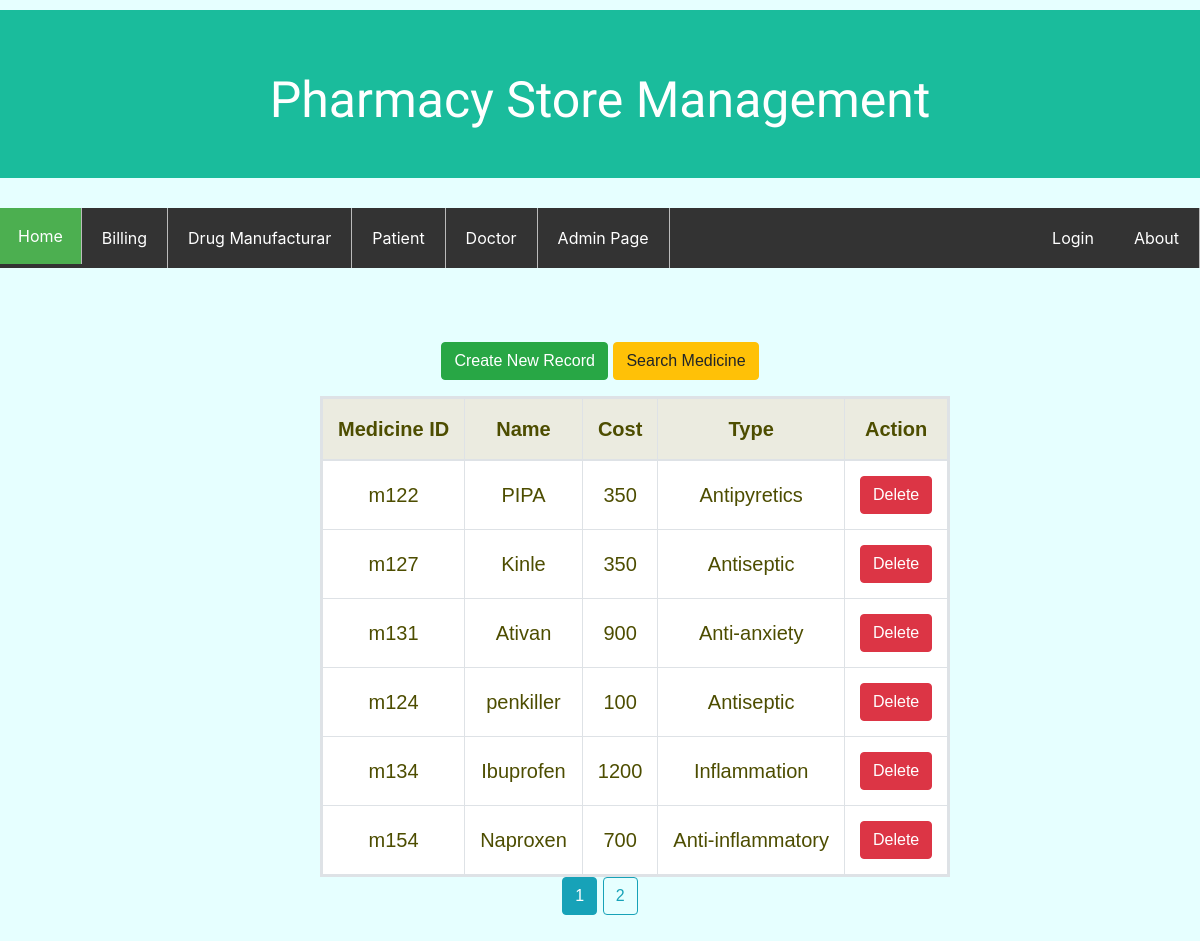
/medicine/, run on the app's committed database.
### blog/models.py (models this page shows, shortened)
class medicines(models.Model) :
	medicine_id = models.CharField(max_length = 20, primary_key= True)
	medicine_name = models.CharField(max_length = 40)
	cost = models.CharField(max_length = 10)
	medicine_type = models.CharField(max_length = 20)
	author = models.ForeignKey(User, on_delete = models.CASCADE)

### blog/views.py (the view)
# urls.py: path('medicine/', PostListView_m.as_view(), name = 'medicine' ),
class PostListView_m(ListView) :
	model = medicines
	template_name = 'blog/medicine.html'
	context_object_name = 'posts_m'
	paginate_by = 6

### blog/templates/blog/medicine.html
{%extends "blog/base.html"%}
{%block content%}
	<a class="btn btn-success mt-5 mb-3" href="{%url 'medicine-view'%}">Create New Record</a>
	<a class="btn btn-warning mt-5 mb-3" href="{% url 'search-medicine'%}">Search Medicine</a>
		<table class="table-bordered" cellpadding="15" style="background-color: white; border-width: 3px; margin-left: 25%">
			<thead style="background-color: #ebebe0">
					<th>Medicine ID</th>
					<th>Name</th>
					<th>Cost</th>
					<th>Type</th>
					<th>Action</th>
			</thead>
			{%for post in posts_m%}
			<tr>
				<td>{{post.medicine_id}}</td>
				<td>{{post.medicine_name}}</td>
				<td>{{post.cost}}</td>
				<td>{{post.medicine_type}}</td>
				<td><a class="btn btn-danger" href="{%url 'medicine-delete' post.medicine_id%}">Delete</a></td>
			</tr>
			{%endfor%}
		</table>
		{% for page in page_obj.paginator.page_range %}
			{% if page_obj.number == page %}
				<a class="btn btn-info mb-3" href=" ?page={{ page }}">{{page}}</a>
			{% elif page > page_obj.number|add:'-3' and page < page_obj.number|add:'3'%}
				<a class="btn btn-outline-info mb-3" href="?page={{page}}">{{page}}</a>
			{% endif %}
		{%endfor%}
{%endblock%}

### blog/templates/blog/base.html (shortened to what this page needs)
{% load static %}
<!DOCTYPE html>
<html>
<head>
    <link rel="stylesheet" href="https://maxcdn.bootstrapcdn.com/bootstrap/4.0.0/css/bootstrap.min.css">
	<link rel="stylesheet" type="text/css" href="{% static 'blog/main.css' %}">
</head>
<body>
	<div class="header">
		<h1>Pharmacy Store Management</h1>
	</div>
	<ul>
	  <li><a class="active" href="{% url 'blog-homepage' %}">Home</a></li>
	  <li><a class="navbar" href="{% url 'bill' %}">Billing</a></li>
	  <li><a class="navbar" href="{% url 'company' %}">Drug Manufacturar</a></li>
	  <li><a class="navbar" href="{% url 'patient' %}">Patient</a></li>
	  <li><a class="navbar" href="{% url 'blog-home' %}">Doctor</a></li>
	  <li><a class="navbar" href="{% url 'employee' %}">Admin Page</a></li>
	  <li style="float:right"><a class= "navbar" href="{% url 'about-us' %}">About</a></li>
	  {%if user.is_authenticated %}
	  	<li style="float: right"><a class="navbar" href="{% url 'logout' %}">Logout ({{ user }})</a>
	  {%else%}
	  	<li style="float:right"><a class= "navbar" href="{% url 'login'%}">Login</a></li>
	  {%endif%}
	</ul>
	<div class = "container">
	{% block content %} {% endblock %}
</body>
</html>

### blog/static/blog/main.css (style rules this page uses)
body { background-color: #e6ffff; text-align: center; }
ul { list-style-type: none; margin: 20; margin-top: 30px; padding: 0; overflow: hidden; background-color: #333; }
div.container { padding: 10px; }
h1 { color: #4d4d00; margin-top: 20px; }
div { color: #4d4d00; margin-top: 10px; font-family: arial; font-size: 20px; padding: 0; }
li { float: left; border-right:1px solid #bbb; }
li:last-child { border-right: none; }
.header { padding: 40px; text-align: center; background: #1abc9c; color: white; }
.header h1 { font-size: 50px; font-family: IM Fell DW Pica; color: white; }
li a.navbar { display: block; color: white; text-align: center; padding: 18px 20px; text-decoration: none; }
.active { background-color: #4CAF50; display: block; color: white; text-align: center; padding: 16px 18px; text-decoration: none; }

### data on the page
medicines: medicine_id "m122", medicine_name "PIPA", cost "350", medicine_type "Antipyretics"
medicines: medicine_id "m127", medicine_name "Kinle", cost "350", medicine_type "Antiseptic"
medicines: medicine_id "m131", medicine_name "Ativan", cost "900", medicine_type "Anti-anxiety"
medicines: medicine_id "m124", medicine_name "penkiller", cost "100", medicine_type "Antiseptic"
medicines: medicine_id "m134", medicine_name "Ibuprofen", cost "1200", medicine_type "Inflammation"
medicines: medicine_id "m154", medicine_name "Naproxen", cost "700", medicine_type "Anti-inflammatory"

### other printed values
{{ page }} "1"
{{ page }} "2"
